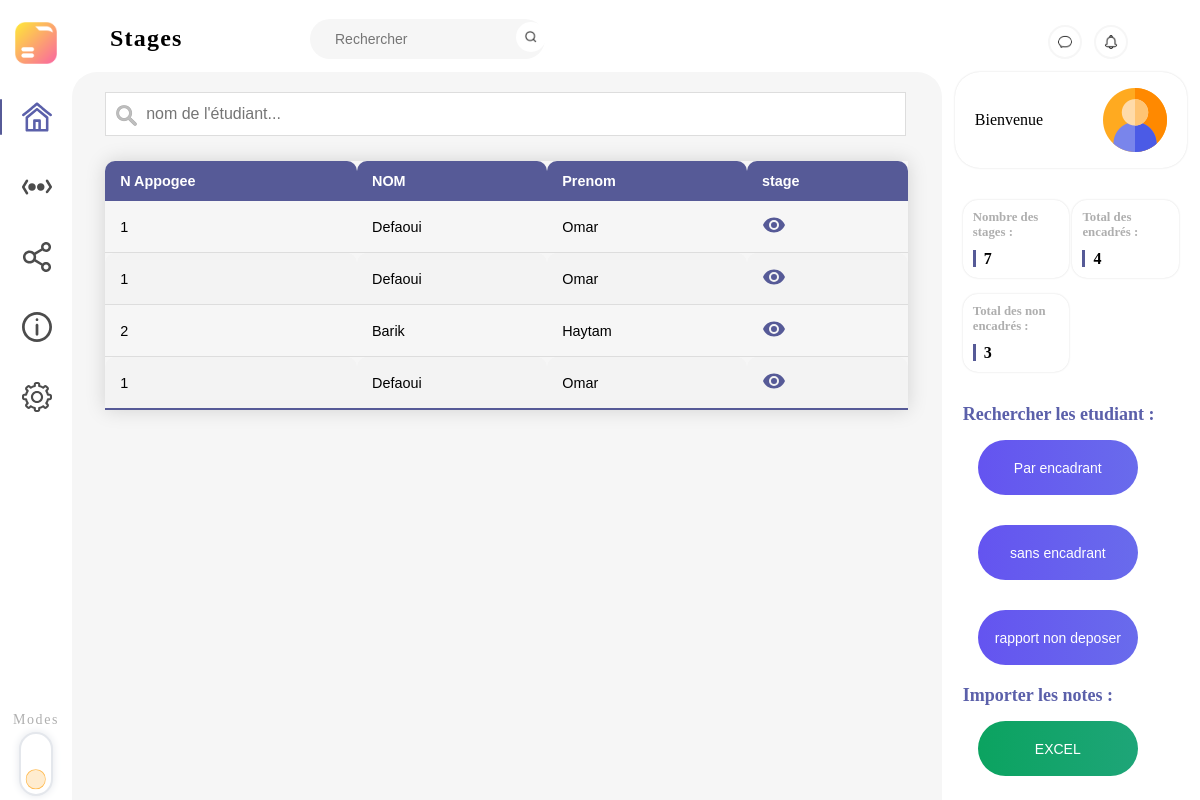
Page /admin/recherche_rapport_non_deposer.php on the committed database.
### tables this page shows
CREATE TABLE `stage` (
  `id_stage` int(15) NOT NULL,
  `intitule_sujet` varchar(30) DEFAULT NULL,
  `description_sujet` varchar(300) DEFAULT NULL,
  `technologies` varchar(90) DEFAULT NULL,
  `premiere_version` varchar(200) DEFAULT NULL,
  `version_corrige` varchar(200) DEFAULT NULL,
  `presentation` varchar(200) DEFAULT NULL,
  `attestation_stage` varchar(200) DEFAULT NULL,
  `fiche_evalution` varchar(200) DEFAULT NULL,
  `nom_encadrant` varchar(200) DEFAULT NULL,
  `prenom_encardrant` varchar(30) DEFAULT NULL,
  `note` int(10) DEFAULT NULL,
  `est_valide` tinyint(1) DEFAULT 0,
  `type` varchar(10) DEFAULT NULL,
  `id_enseignant` int(20) DEFAULT NULL,
  `id_entreprise` int(20) DEFAULT NULL,
  `id_etudiant` int(20) DEFAULT NULL,
  `duree` int(3) DEFAULT NULL,
  `nom_binome` varchar(20) DEFAULT NULL,
  `prenom_binome` varchar(20) DEFAULT NULL,
  `photo_binome` varchar(80) DEFAULT NULL,
  `creation_date` date DEFAULT NULL
);

CREATE TABLE `etudiant` (
  `id_etudiant` int(15) NOT NULL,
  `prenom` varchar(30) NOT NULL,
  `nom` varchar(30) NOT NULL,
  `email` varchar(50) NOT NULL,
  `code` varchar(25) NOT NULL,
  `photo` varchar(80) DEFAULT NULL,
  `Filière` varchar(25) NOT NULL
);

### admin/recherche_rapport_non_deposer.php (the view, shortened to what this page needs)
<?php
if(isset($_SESSION["id"])){
    include("connexion.php");
                 $compteur = "select * from stage";
                 $compt1 = mysqli_query($link,$compteur);
                 $n1=mysqli_num_rows($compt1);
                 $compteur2 = "select * from stage where id_enseignant is null";
                 $compt2 = mysqli_query($link,$compteur2);
                 $n2=mysqli_num_rows($compt2);
}
else{
    header("location:login.php");
}
?>
<!DOCTYPE html>
<html lang="en">
<head>
    <link rel="stylesheet" href="css/style_accueil_nav.css">
    <link rel="stylesheet" href="css/style_accueil_centre.css">
    <link rel="stylesheet" href="css/right_section.css">
    <link rel="stylesheet" href="../main_style1.css">
    <link rel="stylesheet" href="css/style_right_side_admin.css">
    <link rel="stylesheet" href="css/style_recherche_admin.css">
</head>
<body>
    <nav>
        <div id="logo_container">
            <img src="../assets/local_assets/images/logo.png" alt="Logo" id="logo">
        </div>
        <div id="nav_center">
            <h2>Stages</h2>
            <div id="search_bar">
            <form action="" method="POST" id="test">
                <input type="text" name="search1" placeholder="Rechercher" id="inputes">
                <button type="submit" name="sent" id="test1"><img src="../assets/local_assets/images/search.png" alt="search" class="rounded_icon_light"></button>
            </form>
            </div>
        </div>
            <div id="nav_right">
                <img src="../assets/local_assets/images/chat.png" alt="chat" class="rounded_icon_dark">
                <img src="../assets/local_assets/images/notification.png" alt="notifications" class="rounded_icon_dark">
            </div>
    </nav>
    <div id="content">
        <aside id="left_side">
            <div id="left_navition">
                <li><a href="accueil_admin.php" class="nav_active">
                        <div></div><img src="../assets/local_assets/svg/home.svg" alt="">
                    </a></li>
                <li><a href="#">
                        <div></div><img src="../assets/local_assets/svg/more.svg" alt="">
                    </a></li>
                <li><a href="#">
                        <div></div><img src="../assets/local_assets/svg/share.svg" alt="">
                    </a></li>
                <li><a href="#">
                        <div></div><img src="../assets/local_assets/svg/about.svg" alt="">
                    </a></li>
                <li><a href="#">
                        <div></div><img src="../assets/local_assets/svg/settings.svg" alt="">
                    </a></li>
            </div>
            <div id="modes">
                <p>Modes</p>
                <div id="mode_toggle">
                    <label>
                        <div class='toggle-slot'>
                            <div class='sun-icon-wrapper'>
                                <div class="iconify sun-icon" data-icon="feather-sun" data-inline="false"></div>
                            </div>
                            <div class='toggle-button'></div>
                        </div>
                    </label>
                </div>
            </div>
        </aside>
       <main>
       <div id="recherche_etudiant">
            <form action="#">
                <input type="text" id="myInput" onkeyup="myFunction()" placeholder="nom de l'étudiant...">
            </form>
            <table id="styled-table" >
            <thead>
                <tr>
                    <th>N Appogee</th>
                    <th>NOM</th>
                    <th>Prenom</th>
                    <th>stage</th>
                </tr>
            </thead>
            <tbody>
<?php
	$sql="SELECT *
    FROM etudiant,stage
    where (etudiant.id_etudiant=stage.id_etudiant) and (premiere_version is null) and (version_corrige is null);";
    $result = mysqli_query($link,$sql);
    while($data=mysqli_fetch_assoc($result)){
    ?>
    <tr>
        <td><?php echo $data['id_etudiant']?></td>
        <td><?php echo $data['nom'] ?></td>
        <td><?php echo $data['prenom'] ?></td>
        <td><a title="Voir le detail" style="color: #565A97; text-align: center;" onclick="window.location.href='visualiser_stage.php?id_stage=<?php echo $data['id_stage'] ?>'">
          </a>
        </td>
    </tr>
<?php  } ?>
            </tbody>
        </table>
        </div>
       </main>
       <aside id="right_side">
        <div id="hello_container">
            <p>Bienvenue </b></p>
            <img src="../assets/local_assets/images/user_icon.png" alt="user_icon">
        </div>
        <div id="right_container">
            <div id="overview_container">
                    <div class="overview">
                        <p class="overview_name">Nombre des stages :</p>
                        <b class="overview_data"><?php echo $n1?></b>
                    </div>
                    <div class="overview">
                        <p class="overview_name">Total des encadrés :</p>
                        <b class="overview_data"><?php echo ($n1-$n2)?></b>
                    </div>
                    <div class="overview">
                        <p class="overview_name">Total des non encadrés :</p>
                        <b class="overview_data"><?php echo $n2?></b>
                    </div>
                </div>
            <div id="activity_container">
                <div class="links">
                    <p class="titre">Rechercher les etudiant  :</p>
                    <a href="recherche par encadrant.php"><button class="bn632-hover bn23" class='b_rechercher'>Par encadrant</button></a>
                    <a href="recherche_etudiant_sans_encadrant.php"><button class="bn632-hover bn23" class='b_rechercher'>sans encadrant</button></a>
                    <a href="rechrche_rapport_non_deposer"><button class="bn632-hover bn23" class='b_rechercher'>rapport non deposer</button></a>
                </div>
                <div class="exel">
                    <p class="titre">Importer les notes :</p>
                    <a href="csv.php"><button class="bn632-hover bn22">EXCEL</button></a>
                </div>
            </div>
        </div>
    </aside>
    </div>
</body>
</html>

### admin/css/style_accueil_nav.css (style rules this page uses)
body { background-color: var(--color-white); color: var(--color-black); }
nav { display: flex; flex-direction: row; justify-content: space-between; align-items: center; width: 100%; height: var(--height-top-nav); position: relative; }
#logo_container { display: flex; align-items: center; justify-content: center; width: var(--width-left-section); }
#test { display: flex; }
#test1 { border: none; background-color: var(--color-grey-light); width: 10px; }
#logo_container #logo { width: 50px; height: 50px; margin-top: 13px; }
.rounded_icon_light, .rounded_icon_dark { width: 14px; height: 14px; border-radius: 50%; padding: 8px; background-color: var(--color-white); }
.rounded_icon_dark { border: 2px solid var(--color-grey-light); }
#nav_center { width: var(--width-center-section); display: flex; flex-direction: row; align-items: center; justify-content: space-between; position: absolute; top: 25px; left: 80px; }
#nav_center h2 { margin-left: 30px; margin-right: 0px; letter-spacing: 1.2px; }
#search_bar { width: 235px; height: 40px; background-color: var(--color-grey-light); display: flex; align-items: center; border-radius: 25px; margin-right: 20%; position: absolute; left: 230px; }
#search_bar input { flex: 1; border: none; outline: none; height: 40px; background-color: var(--color-grey-light); margin-left: 25px; font-size: 14px; }
#search_bar img { margin-right: 6px; }
#nav_right { width: var(--width-right-section); display: flex; flex-direction: row; align-items: center; justify-content: space-evenly; position: absolute; right: -20px; top: 25px; }
#nav_right img:first-child { margin-left: 30%; }
#nav_right img:last-child { margin-right: 30%; }
#left_side { display: flex; flex-direction: column; align-items: center; justify-content: space-between; width: var(--width-left-section); height: calc(100vh - var(--width-left-section)); }
#left_side li { list-style-type: none; width: var(--width-left-section); text-align: center; margin-top: 30px; margin-bottom: 40px; }
#left_side li a { list-style-type: none; width: var(--width-left-section); height: 30px; display: flex; align-items: center; }
#left_side li a div { background-color: var(--color-white); height: 36px; width: 2px; border-radius: 5px; }
#left_side li a img { width: 30px; height: 30px; padding: 4px calc((var(--width-left-section) - 32px) / 2); }
#left_side li a.nav_active div { background-color: var(--color-purple); }
#left_side li a.nav_active img { filter: invert(26%) sepia(13%) saturate(1876%) hue-rotate(198deg) brightness(94%) contrast(96%); }
#modes p { display: flex; align-items: center; justify-content: center; color: var(--color-grey-dark); font-size: 14px; font-weight: 500; letter-spacing: 1.6px; }
#mode_toggle { margin: 0; padding: 0; height: var(--width-left-section); width: 80px; transform: rotate(90deg); display: flex; align-items: center; justify-content: center; }
.toggle-slot { position: relative; height: 30px; width: 60px; border: 2px solid #e4e7ec; border-radius: 25px; background-color: white; box-shadow: 0px 0px 8px #e4e7ec; transition: background-color 250ms; }
.toggle-button { transform: translate(35.25px, 5.25px); position: absolute; height: 19.5px; width: 19.5px; border-radius: 50%; background-color: #ffeccf; box-shadow: inset 0px 0px 0px 0.75px #ffbb52; transition: background-color 250ms, border-color 250ms, transform 500ms cubic-bezier(.26, 2, .46, .71); }
.sun-icon { position: absolute; height: 18px; width: 18px; color: #ffbb52; }
.sun-icon-wrapper { position: absolute; height: 18px; width: 18px; opacity: 1; transform: translate(6px, 6px) rotate(15deg); transform-origin: 50% 50%; transition: opacity 150ms, transform 500ms cubic-bezier(.26, 2, .46, .71); }

### admin/css/style_accueil_centre.css (style rules this page uses)
body { background-color: var(--color-white); overflow: hidden; }
#content { display: flex; }
main { width: var(--width-center-section); height: calc(100vh - var(--height-top-nav)); background-color: var(--color-grey-light); border-top-left-radius: 25px; border-top-right-radius: 25px; overflow-y: auto; display: flex; flex-wrap: wrap; padding: 0 1%; }
input { outline: none; border: none; }
#test1 { background: none; }

### main_style1.css (style rules this page uses)
* { padding: 0; margin: 0; }
:root { --color-white: #ffffff; --color-grey-light: #f6f6f6; --color-grey-medium: #d8d8d8; --color-grey-dark: #afafaf; --color-black: #000000; --color-purple: #565a97; }
:root { --height-top-nav: 6vw; --width-left-section: 6vw; --width-center-section: 72vw; --width-right-section: 22vw; --width-right-nav-top: 16vw; --width-right-nav-bottom: 18vw; }

### rows in the picture
stage: id_etudiant "1", id_etudiant.nom "Defaoui", id_etudiant.prenom "Omar"
stage: id_etudiant "1", id_etudiant.nom "Defaoui", id_etudiant.prenom "Omar"
stage: id_etudiant "2", id_etudiant.nom "Barik", id_etudiant.prenom "Haytam"
stage: id_etudiant "1", id_etudiant.nom "Defaoui", id_etudiant.prenom "Omar"

### other values in the picture
$n1 "7"
$n1-$n2 "4"
$n2 "3"
